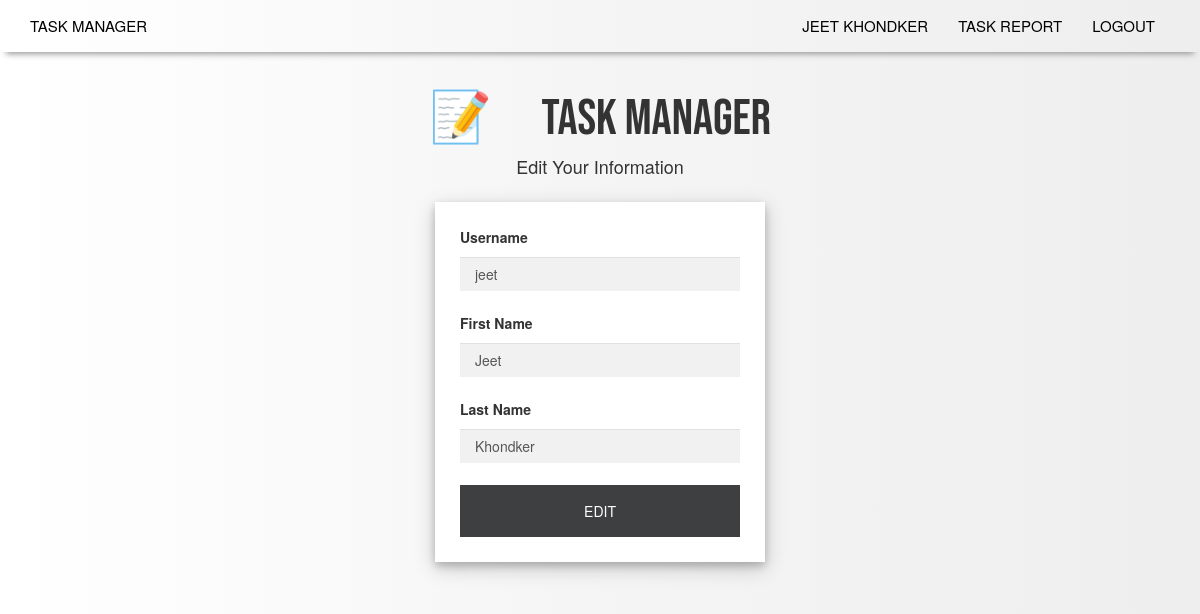
The app's page /editProfile (signed in) with its own data.
### app/models.py (models this page shows, shortened)
class User(UserMixin, db.Model):
    __tablename__ = "user"
    id = db.Column(db.Integer, primary_key = True)
    username = db.Column(db.String(64), index = True, unique = True)
    firstName = db.Column(db.String(50))
    lastName = db.Column(db.String(50))
    email = db.Column(db.String(120), index = True, unique = True)
    password_hash = db.Column(db.String(128))
    todoitems = db.relationship("ToDo", backref = "owner", lazy = "dynamic")

### app/routes.py (the view)
@app.route("/editProfile", methods = ["GET", "POST"])
@login_required
def editProfile():
    form = EditProfileForm(current_user.username)
    if form.validate_on_submit():
        current_user.username = form.username.data
        current_user.firstName = form.firstName.data
        current_user.lastName = form.lastName.data
        db.session.commit()
        flash(_("Your changes have been saved"))
        return redirect(url_for("editProfile"))
    elif request.method == "GET":
        form.username.data = current_user.username
        form.firstName.data = current_user.firstName
        form.lastName.data = current_user.lastName
    return render_template("editProfile.html", form = form)

### app/forms.py (shortened to what this page needs)
class EditProfileForm(FlaskForm):
    username = StringField(_l("Username"), validators = [DataRequired(message=_l("Username is required"))])
    firstName = StringField(_l("First Name"), validators = [DataRequired(message=_l("First Name is required"))])
    lastName = StringField(_l("Last Name"), validators = [DataRequired(message=_l("Last Name is required"))])
    submit = SubmitField(_l("Edit"))
    def __init__(self, original_username, *args, **kwargs):
        super(EditProfileForm, self).__init__(*args, **kwargs)
        self.original_username = original_username

### app/models.py (called while the page is built)
@login.user_loader
def load_user(id):
    return User.query.get(int(id))

### app/routes.py (called while the page is built)
@app.before_request
def before_request():
    g.locale = str(get_locale())

### app/templates/editProfile.html (shortened to what this page needs)
{% extends "base.html" %}
{% import 'bootstrap/wtf.html' as bootstrapForms %}
{% block app_content %}
    <div class="comntainer">
        <div class="row">
            <div class="col-md-6 col-md-offset-3">
                <h1 class="heading text-center">📝&emsp;{{ _("Task Manager") }}</h1>
                <h4 class="text-center">{{ _("Edit Your Information") }}</h4>
                {{ bootstrapForms.quick_form(form, extra_classes = "form-editProfile", button_map = {"submit": "btn btn-editProfile text-uppercase"}) }}
            </div>
        </div>
    </div>
{% endblock %}

### app/templates/base.html (shortened to what this page needs)
{% extends "bootstrap/base.html" %}
{% block styles %}
    {{ super() }}
    <link rel="stylesheet" href="{{ url_for('static', filename='css/pc-style.css') }}">
{% endblock %}
{% block navbar %}
    <nav class="navbar navbar-expand-lg navbar-light bg-light">
        <div class="container">
            <div class="navbar-header">
                <a class="navbar-brand text-uppercase" href="{{ url_for('index') }}">{{ _("Task Manager") }}</a>
            </div>
            <div class="collapse navbar-collapse" id="bs-example-navbar-collapse-1">
                <ul class="nav navbar-nav navbar-right">
                    {% if current_user.is_anonymous %}
                        <li><a href="{{ url_for('login') }}">{{ _("Login") }}</a></li>
                    {% else %}
                        <li><a href="{{ url_for('user', username=current_user.username) }}">{{ current_user.firstName }}&nbsp;{{ current_user.lastName }}</a></li>
                        <li><a href="{{ url_for('view_taskreport', user_id=current_user.id) }}">{{ _("Task Report") }}</a></li>
                        <li><a href="{{ url_for('logout') }}">{{ _("Logout") }}</a></li>
                    {% endif %}
                </ul>
            </div>
        </div>
    </nav>
{% endblock %}
{% block content %}
    <div class="container">
        <div class="row">
            {% block app_content %}{% endblock %}
        </div>
    </div>
{% endblock %}

### app/static/css/pc-style.css (style rules this page uses)
body, html { height: 100%; background: rgba(255,255,255,1); background: -moz-linear-gradient(left, rgba(255,255,255,1) 0%, rgba(245,245,245,0.9) 47%, rgba(237,237,237,0.79) 100%); background: -webkit-gradient(left top, right top, color-stop(0%, rgba(255,255,255,1)), color-stop(47%, rgba(245,245,245,0.9)), color-stop(100%, rgba(237,237,237,0.79))); background: -webkit-linear-gradient(left, rgba(255,255,255,1) 0%, rgba(245,245,245,0.9) 47%, rgba(237,237,237,0.79) 100%); background: -o-linear-gradient(left, rgba(255,255,255,1) 0%, rgba(245,245,245,0.9) 47%, rgba(237,237,237,0.79) 100%); background: -ms-linear-gradient(left, rgba(255,255,255,1) 0%, rgba(245,245,245,0.9) 47%, rgba(237,237,237,0.79) 100%); background: linear-gradient(to right, rgba(255,255,255,1) 0%, rgba(245,245,245,0.9) 47%, rgba(237,237,237,0.79) 100%); filter: progid:DXImageTransform.Microsoft.gradient( startColorstr='#ffffff', endColorstr='#ededed', GradientType=1 ); }
* { box-sizing: border-box; }
a { color: #000; text-decoration: none; }
.navbar-brand { text-transform: uppercase; font-size: 15px; }
.navbar { -webkit-box-shadow: 0 8px 6px -6px #999; -moz-box-shadow: 0 8px 6px -6px #999; box-shadow: 0 8px 6px -6px #999; }
.form-control { width: 100%; padding: 15px; margin: 5px 0 22px 0; border: none; border-radius: 0px; background: #f1f1f1; }
h1.heading { font-family: 'Bebas Neue', cursive; font-size: 50px; }
.nav li a { text-transform: uppercase; font-size: 15px; }
.form-editProfile { width: 100%; max-width: 330px; padding: 25px; margin: 25px auto 25px auto; box-shadow: 0 4px 8px 0 rgba(0, 0, 0, 0.2), 0 6px 20px 0 rgba(0, 0, 0, 0.19); background-color: white; }
.btn-editProfile { background-color: #292b2c; color: #fff; padding: 16px 20px; border: none; border-radius: 0px; cursor: pointer; width: 100%; opacity: 0.9; text-transform: uppercase; }

### records on screen
User: firstName "JEET", lastName "KHONDKER", username "jeet", firstName "Jeet", lastName "Khondker"
